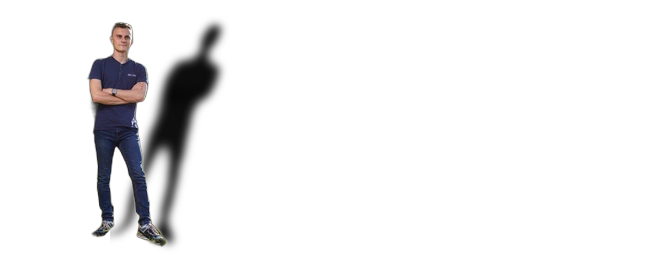
#> input picture shadow.png, 648 x 280 px
$ python Blending.py
#> lines starting #> are read from the running program, lines starting #| are printed output that depends on the picture
from PIL import Image, ImageEnhance, ImageOps, ImageDraw

# Load images
person_img = Image.open("shadow.png").convert("RGBA")
#> person_img is the input picture: PIL image 648x280 RGBA; mean R, G, B, A 3.5, 3.2, 3.8, 18.2
background = Image.open("target.png").convert("RGBA")
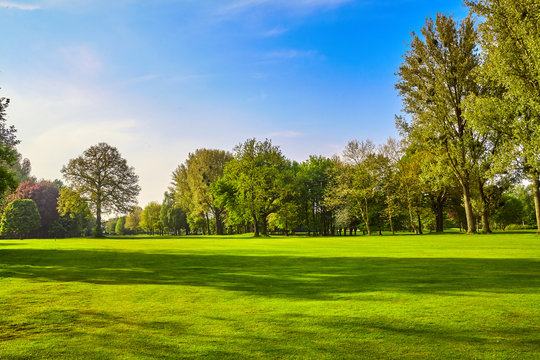
#> input picture target.png, 540 x 360 px

# Resize person image
scale_factor = 0.8
new_size = (int(person_img.width * scale_factor), int(person_img.height * scale_factor))
#> new_size = (518, 224)
person_img = person_img.resize(new_size, Image.Resampling.LANCZOS)
#> person_img: PIL image 518x224 RGBA

# Position the person realistically
position = (int(person_img.width * 0.3), int(person_img.height * 0.6))
#> position = (155, 134)

# Create a shadow
shadow = person_img.copy().convert("L")
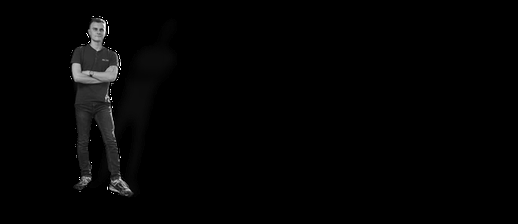
#> shadow: PIL image 518x224 L; min 0, max 255, mean 3.6
shadow = ImageOps.colorize(shadow, black="black", white="black")
#> shadow: PIL image 518x224 RGB; every value is 0
shadow = shadow.convert("RGBA")
#> shadow: PIL image 518x224 RGBA
shadow.putalpha(80)  # Set transparency

# Create transparent shadow layer
shadow_layer = Image.new("RGBA", background.size, (0, 0, 0, 0))
#> shadow_layer: PIL image 540x360 RGBA; every value is 0
shadow_offset = (position[0] + 80, position[1] - 30)
#> shadow_offset = (235, 104)
shadow_layer.paste(shadow, shadow_offset, shadow)
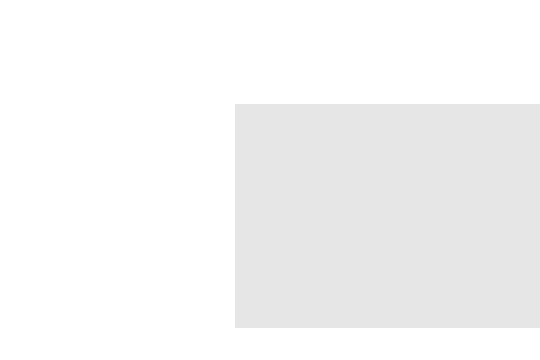
#> shadow_layer: PIL image 540x360 RGBA; mean R, G, B, A 0, 0, 0, 8.8; transparent parts drawn white

# Composite shadow with background
composite = Image.alpha_composite(background, shadow_layer)
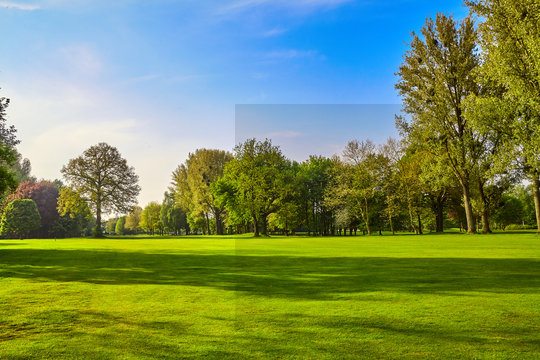
#> composite: PIL image 540x360 RGBA; mean R, G, B, A 120.4, 141.3, 93, 255

# Paste person on top
composite.paste(person_img, position, person_img)
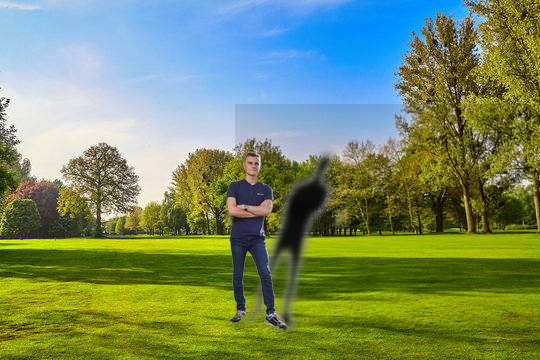
#> composite: PIL image 540x360 RGBA; mean R, G, B, A 118.4, 138.6, 94.7, 253.6; transparent parts drawn white

# Save result
composite.save("final_output.png")
